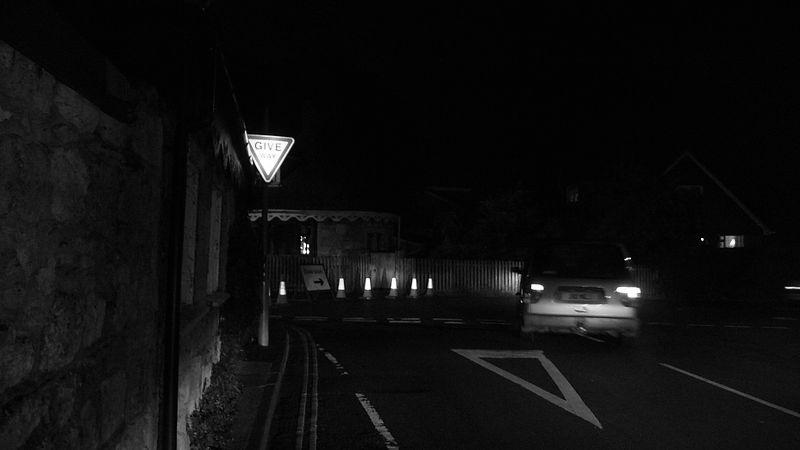
%> input picture Part A/images/dark_road_1.jpg, 800 x 450 px
$ octave er1_4.m   (GNU Octave 9; MATLAB toolbox functions it lacks are replaced by stand-ins)
%> lines starting %> are read from the running program, lines starting %| are printed output that depends on the picture
close all;
clear all;

% Read the images
dark_road_1 = imread('../images/dark_road_1.jpg');
%> dark_road_1 is the input picture: size 450x800 uint8; min 0, max 255, mean 14.6
dark_road_2 = imread('../images/dark_road_2.jpg');
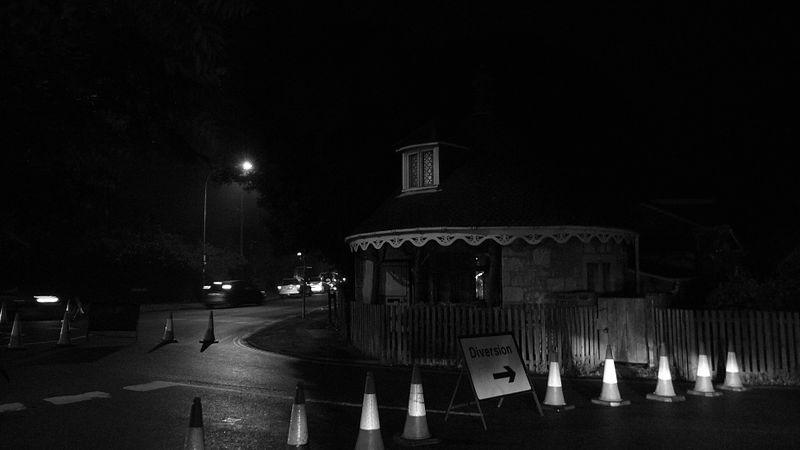
%> input picture Part A/images/dark_road_2.jpg, 800 x 450 px
%> dark_road_2 is the input picture: size 450x800 uint8; min 0, max 255, mean 16.8
dark_road_3 = imread('../images/dark_road_3.jpg');
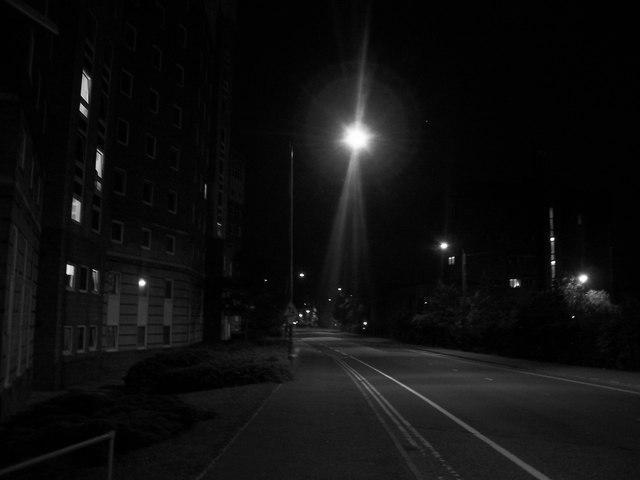
%> input picture Part A/images/dark_road_3.jpg, 640 x 480 px
%> dark_road_3 is the input picture: size 480x640 uint8; min 0, max 255, mean 15.2

figure;
imshow(dark_road_1);
figure;
imshow(dark_road_2);
figure;
imshow(dark_road_3);

figure;
imhist(dark_road_1);
title('Histogram of dark\_road\_1.jpg');
%> figure, not shown here; highest point at x = 3, y = 72065
figure;
imhist(dark_road_2);
title('Histogram of dark\_road\_2.jpg');
%> figure, not shown here; highest point at x = 3, y = 68343
figure;
imhist(dark_road_3);
title('Histogram of dark\_road\_3.jpg');
%> figure, not shown here; highest point at x = 2, y = 46411

%%%%%%%%%%%%%%%%%%%%%%%%%%%%%%%%%%%%%%%%%%%%

eq_dark_road_1 = histeq(dark_road_1);
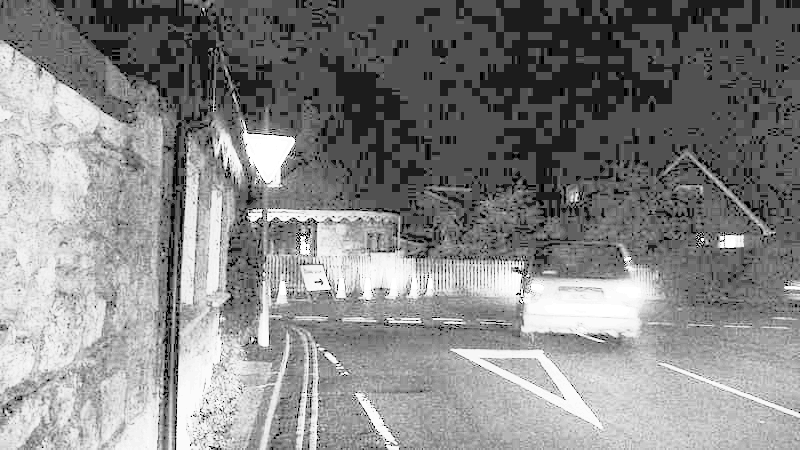
%> eq_dark_road_1: size 450x800 uint8; min 0, max 255, mean 134.5
eq_dark_road_2 = histeq(dark_road_2);
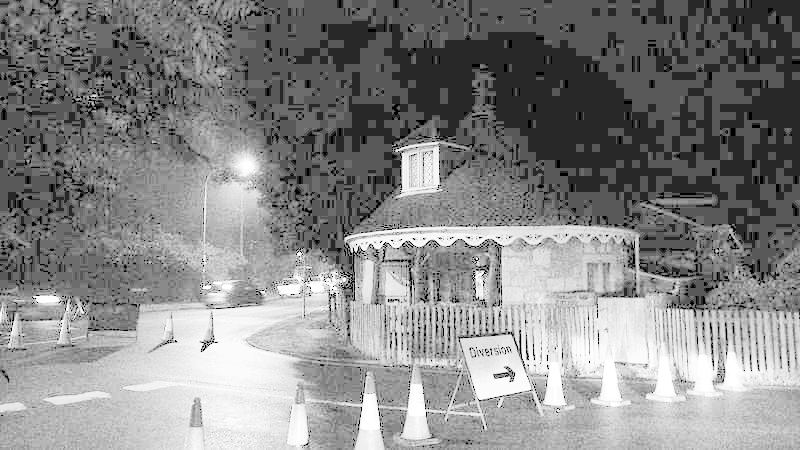
%> eq_dark_road_2: size 450x800 uint8; min 0, max 255, mean 134.9
eq_dark_road_3 = histeq(dark_road_3);
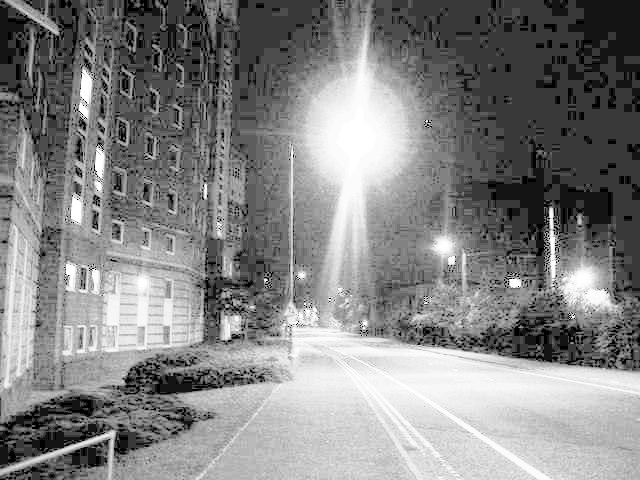
%> eq_dark_road_3: size 480x640 uint8; min 0, max 255, mean 131.7

figure;
imhist(eq_dark_road_1);
title('Histogram of dark\_road\_1.jpg');
%> figure, not shown here; highest point at x = 81, y = 72065

figure;
imhist(eq_dark_road_2);
title('Histogram of dark\_road\_2.jpg');
%> figure, not shown here; highest point at x = 89, y = 68343

figure;
imhist(eq_dark_road_3);
title('Histogram of dark\_road\_3.jpg');
%> figure, not shown here; highest point at x = 57, y = 46411

figure;
imshow(eq_dark_road_1);
figure;
imshow(eq_dark_road_2);
figure;
imshow(eq_dark_road_3);

%%%%%%%%%%%%%%%%%%%%%%%%%%%%%%%%%%%%%%%%%%%%

% Define window sizes to test
window_size = 2;

% Apply adaptive histogram equalization with best window size
eq_dark_road_1 = adapthisteq(dark_road_1, 'NumTiles', [window_size, window_size]);
eq_dark_road_2 = adapthisteq(dark_road_2, 'NumTiles', [window_size, window_size]);
eq_dark_road_3 = adapthisteq(dark_road_3, 'NumTiles', [window_size, window_size]);
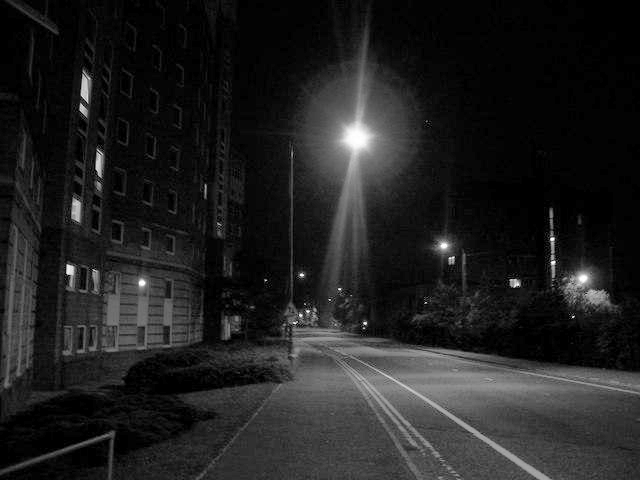
%> eq_dark_road_3: size 480x640 uint8; min 0, max 255, mean 32.8


figure;
imhist(eq_dark_road_1);
title('Histogram of dark\_road\_1.jpg');
%> figure, not shown here; highest point at x = 5, y = 72065

figure;
imhist(eq_dark_road_2);
title('Histogram of dark\_road\_2.jpg');
%> figure, not shown here; highest point at x = 5, y = 68343

figure;
imhist(eq_dark_road_3);
title('Histogram of dark\_road\_3.jpg');
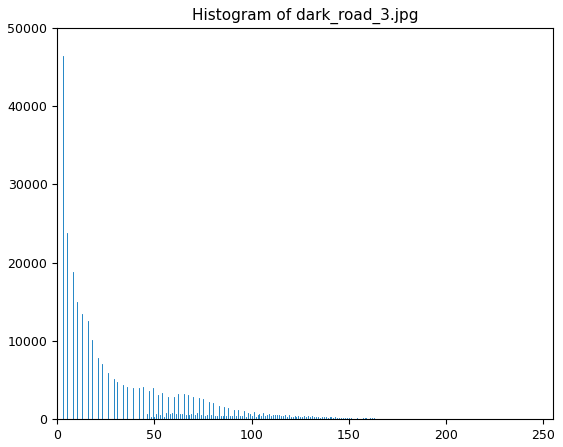
%> figure redrawn from the program's plot data; highest point at x = 3, y = 46411


figure;
imshow(eq_dark_road_1);
figure;
imshow(eq_dark_road_2);
figure;
imshow(eq_dark_road_3);
